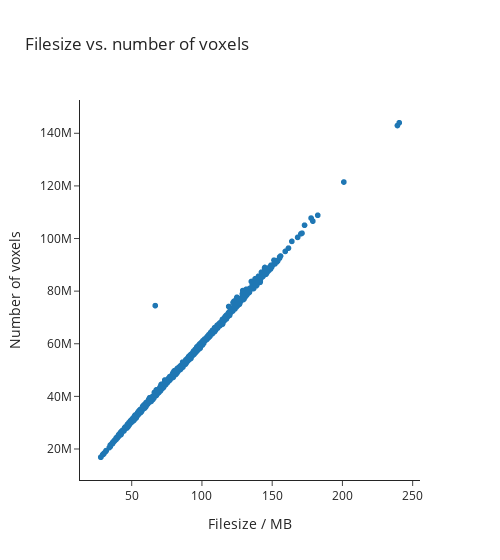

The notebook cell this image was saved under:
### Code cell
fig = px.scatter(
    data,
    x='filesize_MB',
    y='n_voxels',
    title='Filesize vs. number of voxels',
    labels={'filesize_MB': 'Filesize / MB', 'n_voxels': 'Number of voxels'},
    width=500,
)

fig.show()

### Figure 1 — Plotly figure (JSON) as saved in the notebook; plotly's stock layout.template omitted (floating-point values rounded to 4 significant figures; data arrays with more than 128 entries replaced by an {"elided": "..."} marker saying what was removed)
{"data": [{"hovertemplate": "Filesize / MB=%{x}<br>Number of voxels=%{y}<extra></extra>", "legendgroup": "", "marker": {"color": "#1F77B4", "symbol": "circle"}, "mode": "markers", "name": "", "showlegend": false, "type": "scattergl", "x": {"elided": "1293 float values"}, "xaxis": "x", "y": {"elided": "1293 int values"}, "yaxis": "y"}], "layout": {"legend": {"tracegroupgap": 0}, "title": {"text": "Filesize vs. number of voxels"}, "width": 500, "xaxis": {"anchor": "y", "domain": [0, 1], "title": {"text": "Filesize / MB"}}, "yaxis": {"anchor": "x", "domain": [0, 1], "title": {"text": "Number of voxels"}}}}
